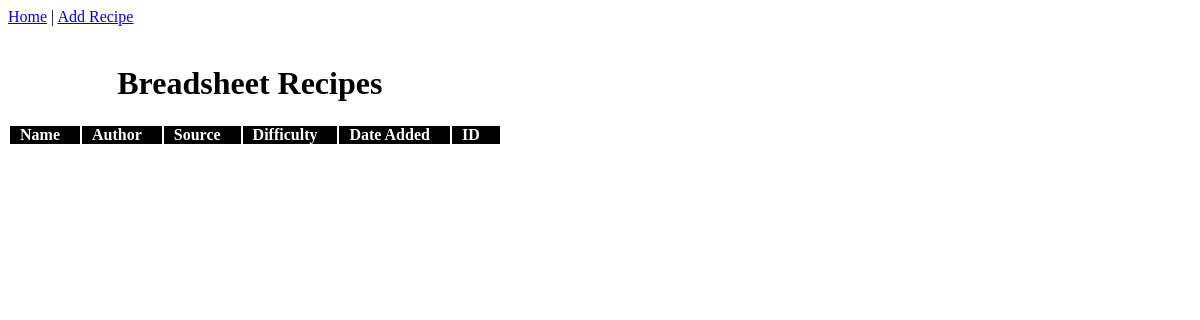
/breadsheet, run on an earlier commit of the app's database.
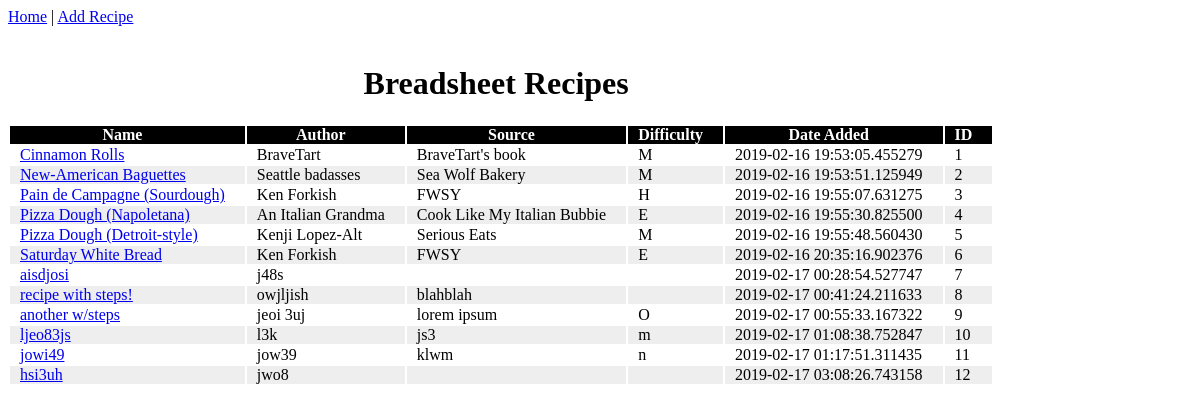
And on a later commit of the database.
### app/models.py (models this page shows, shortened)
class Recipe(db.Model):
    id = db.Column(db.Integer, primary_key=True)
    name = db.Column(db.String(64), index=True, unique=True, nullable=False)
    author = db.Column(db.String(64), index=True)
    source = db.Column(db.String(128), index=True)
    difficulty = db.Column(db.String(1), index=True)
    date_added = db.Column(db.DateTime, index=True, default=datetime.utcnow)
    steps = db.relationship('Step', backref='recipe', lazy='dynamic')

### app/routes.py (the view)
@breadapp.route('/')
@breadapp.route('/index')
@breadapp.route('/breadsheet')
def index():
    recipes = Recipe.query.order_by('id').all()
    return render_template('index.html', title='Breadsheet Home', recipes=recipes)

### app/templates/index.html
{% extends "base.html" %}
{% block content %}
    <div id="recipe_list">
        <table id="recipe">
            <tr id="recipe_title_row">
                <td colspan="6"><h1>Breadsheet Recipes</h1></td>
            </tr>
            <tr id="recipe_header_row">
                <th>Name</th>
                <th>Author</th>
                <th>Source</th>
                <th>Difficulty</th>
                <th>Date Added</th>
                <th>ID</th>
            </tr>
            {% for recipe in recipes %}
            <tr id="recipe_row">
                <td><a href="/recipe?id={{ recipe.id }}">{{ recipe.name }}</a></td>
                <td>{{ recipe.author }}</td>
                <td>{{ recipe.source }}</td>
                <td>{{ recipe.difficulty }}</td>
                <td>{{ recipe.date_added }}</td>
                <td>{{ recipe.id }}</td>
            </tr>
            {% endfor %}
        </table>
    </div>
{% endblock %}

### app/templates/base.html (shortened to what this page needs)
<!DOCTYPE html>
<html lang="en">
<head>
</head>
<body>
    <div id="nav">
        <a href="/index">Home</a> |
        <a href="/add_recipe">Add Recipe</a>
    </div>
    {% block content %}
    {% endblock %}
</body>
</html>

### app/templates/base.html (style rules this page uses)
table tr#recipe_title_row { text-align: center; border: none; }
table#recipe th { background-color: black; color: white; }
table#recipe tr:nth-child(even) { background-color: #eee; border: none; padding: 5; }
table#recipe tr:nth-child(odd) { background-color: #fff; border: none; padding: 5; }
td, th { padding: 0 20px 0 10px; }

What changed in the data, as far as the page shows it:
added Recipe: name "Cinnamon Rolls", author "BraveTart", source "BraveTart's book", difficulty "M", date_added "2019-02-16 19:53:05.455279", id "1"
added Recipe: name "New-American Baguettes", author "Seattle badasses", source "Sea Wolf Bakery", difficulty "M", date_added "2019-02-16 19:53:51.125949", id "2"
added Recipe: name "Pain de Campagne (Sourdough)", author "Ken Forkish", source "FWSY", difficulty "H", date_added "2019-02-16 19:55:07.631275", id "3"
added Recipe: name "Pizza Dough (Napoletana)", author "An Italian Grandma", source "Cook Like My Italian Bubbie", difficulty "E", date_added "2019-02-16 19:55:30.825500", id "4"
added Recipe: name "Pizza Dough (Detroit-style)", author "Kenji Lopez-Alt", source "Serious Eats", difficulty "M", date_added "2019-02-16 19:55:48.560430", id "5"
added Recipe: name "Saturday White Bread", author "Ken Forkish", source "FWSY", difficulty "E", date_added "2019-02-16 20:35:16.902376", id "6"
added Recipe: name "aisdjosi", author "j48s", date_added "2019-02-17 00:28:54.527747", id "7"
added Recipe: name "recipe with steps!", author "owjljish", source "blahblah", date_added "2019-02-17 00:41:24.211633", id "8"
added Recipe: name "another w/steps", author "jeoi 3uj", source "lorem ipsum", difficulty "O", date_added "2019-02-17 00:55:33.167322", id "9"
added Recipe: name "ljeo83js", author "l3k", source "js3", difficulty "m", date_added "2019-02-17 01:08:38.752847", id "10"
added Recipe: name "jowi49", author "jow39", source "klwm", difficulty "n", date_added "2019-02-17 01:17:51.311435", id "11"
added Recipe: name "hsi3uh", author "jwo8", date_added "2019-02-17 03:08:26.743158", id "12"
